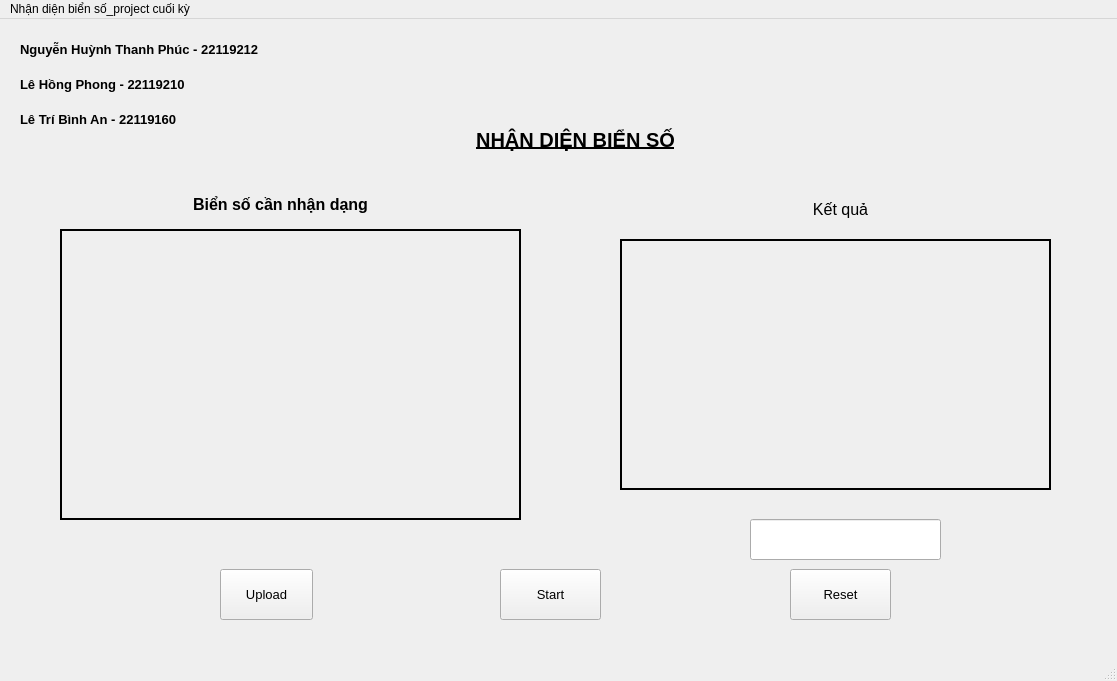
<?xml version="1.0" encoding="UTF-8"?>
<ui version="4.0">
 <class>MainWindow</class>
 <widget class="QMainWindow" name="MainWindow">
  <property name="geometry">
   <rect>
    <x>0</x>
    <y>0</y>
    <width>1117</width>
    <height>681</height>
   </rect>
  </property>
  <property name="windowTitle">
   <string>MainWindow</string>
  </property>
  <widget class="QWidget" name="centralwidget">
   <widget class="QLabel" name="name1">
    <property name="geometry">
     <rect>
      <x>20</x>
      <y>10</y>
      <width>311</width>
      <height>41</height>
     </rect>
    </property>
    <property name="font">
     <font>
      <pointsize>10</pointsize>
      <weight>75</weight>
      <bold>true</bold>
     </font>
    </property>
    <property name="text">
     <string>Nguyễn Huỳnh Thanh Phúc - 22119212</string>
    </property>
    <property name="textFormat">
     <enum>Qt::PlainText</enum>
    </property>
   </widget>
   <widget class="QLabel" name="name2">
    <property name="geometry">
     <rect>
      <x>20</x>
      <y>50</y>
      <width>211</width>
      <height>31</height>
     </rect>
    </property>
    <property name="font">
     <font>
      <pointsize>10</pointsize>
      <weight>75</weight>
      <bold>true</bold>
     </font>
    </property>
    <property name="text">
     <string>Lê Hồng Phong - 22119210</string>
    </property>
   </widget>
   <widget class="QLabel" name="name3">
    <property name="geometry">
     <rect>
      <x>20</x>
      <y>80</y>
      <width>201</width>
      <height>41</height>
     </rect>
    </property>
    <property name="font">
     <font>
      <pointsize>10</pointsize>
      <weight>75</weight>
      <bold>true</bold>
     </font>
    </property>
    <property name="text">
     <string>Lê Trí Bình An - 22119160</string>
    </property>
   </widget>
   <widget class="QLabel" name="pjname">
    <property name="geometry">
     <rect>
      <x>450</x>
      <y>100</y>
      <width>251</width>
      <height>41</height>
     </rect>
    </property>
    <property name="font">
     <font>
      <pointsize>15</pointsize>
      <weight>75</weight>
      <italic>false</italic>
      <bold>true</bold>
      <underline>true</underline>
     </font>
    </property>
    <property name="text">
     <string>NHẬN DIỆN BIỂN SỐ</string>
    </property>
    <property name="alignment">
     <set>Qt::AlignCenter</set>
    </property>
   </widget>
   <widget class="QLabel" name="label">
    <property name="geometry">
     <rect>
      <x>170</x>
      <y>170</y>
      <width>221</width>
      <height>31</height>
     </rect>
    </property>
    <property name="font">
     <font>
      <pointsize>12</pointsize>
      <weight>75</weight>
      <bold>true</bold>
     </font>
    </property>
    <property name="text">
     <string>Biển số cần nhận dạng</string>
    </property>
    <property name="alignment">
     <set>Qt::AlignCenter</set>
    </property>
   </widget>
   <widget class="QLabel" name="label_2">
    <property name="geometry">
     <rect>
      <x>800</x>
      <y>180</y>
      <width>81</width>
      <height>21</height>
     </rect>
    </property>
    <property name="font">
     <font>
      <pointsize>12</pointsize>
     </font>
    </property>
    <property name="text">
     <string>Kết quả</string>
    </property>
    <property name="alignment">
     <set>Qt::AlignCenter</set>
    </property>
   </widget>
   <widget class="QLineEdit" name="Ketqua">
    <property name="geometry">
     <rect>
      <x>750</x>
      <y>500</y>
      <width>191</width>
      <height>41</height>
     </rect>
    </property>
    <property name="text">
     <string/>
    </property>
   </widget>
   <widget class="QPushButton" name="BTN_Start">
    <property name="geometry">
     <rect>
      <x>500</x>
      <y>550</y>
      <width>101</width>
      <height>51</height>
     </rect>
    </property>
    <property name="font">
     <font>
      <pointsize>10</pointsize>
     </font>
    </property>
    <property name="text">
     <string>Start</string>
    </property>
   </widget>
   <widget class="QPushButton" name="BTN_Reset">
    <property name="geometry">
     <rect>
      <x>790</x>
      <y>550</y>
      <width>101</width>
      <height>51</height>
     </rect>
    </property>
    <property name="font">
     <font>
      <pointsize>10</pointsize>
     </font>
    </property>
    <property name="text">
     <string>Reset</string>
    </property>
   </widget>
   <widget class="QPushButton" name="BTN_Upload">
    <property name="geometry">
     <rect>
      <x>220</x>
      <y>550</y>
      <width>93</width>
      <height>51</height>
     </rect>
    </property>
    <property name="font">
     <font>
      <pointsize>10</pointsize>
     </font>
    </property>
    <property name="text">
     <string>Upload</string>
    </property>
   </widget>
   <widget class="QLabel" name="label_3">
    <property name="geometry">
     <rect>
      <x>60</x>
      <y>210</y>
      <width>461</width>
      <height>291</height>
     </rect>
    </property>
    <property name="frameShape">
     <enum>QFrame::Box</enum>
    </property>
    <property name="lineWidth">
     <number>2</number>
    </property>
    <property name="text">
     <string/>
    </property>
   </widget>
   <widget class="QLabel" name="label_4">
    <property name="geometry">
     <rect>
      <x>620</x>
      <y>220</y>
      <width>431</width>
      <height>251</height>
     </rect>
    </property>
    <property name="frameShape">
     <enum>QFrame::Box</enum>
    </property>
    <property name="lineWidth">
     <number>2</number>
    </property>
    <property name="text">
     <string/>
    </property>
   </widget>
  </widget>
  <widget class="QMenuBar" name="menubar">
   <property name="geometry">
    <rect>
     <x>0</x>
     <y>0</y>
     <width>1117</width>
     <height>21</height>
    </rect>
   </property>
   <widget class="QMenu" name="menuNh_n_di_n_bi_n_s_project_cu_i_k">
    <property name="title">
     <string>Nhận diện biển số_project cuối kỳ</string>
    </property>
   </widget>
   <addaction name="menuNh_n_di_n_bi_n_s_project_cu_i_k"/>
  </widget>
  <widget class="QStatusBar" name="statusbar"/>
 </widget>
 <resources/>
 <connections/>
</ui>
